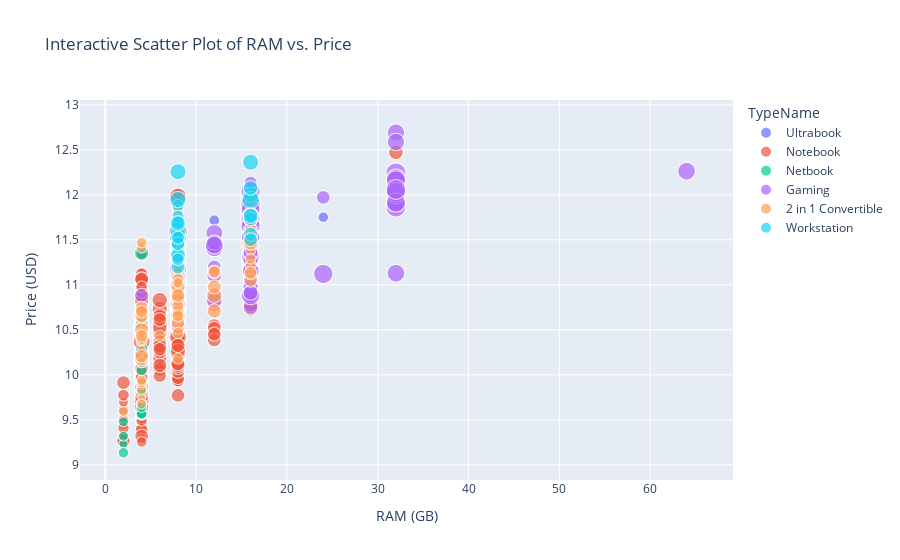

Here is the notebook cell this chart was saved with:
### Code cell
# Interactive scatter plot of RAM vs. Price
fig = px.scatter(df, x='Ram', y='Price', color='TypeName', 
                 size='Weight', hover_data=['Company', 'Cpu_brand'],
                 title='Interactive Scatter Plot of RAM vs. Price')
fig.update_layout(xaxis_title='RAM (GB)', yaxis_title='Price (USD)')
fig.show()

### Figure 1 — Plotly figure (JSON) as saved in the notebook; plotly's stock layout.template omitted (floating-point values rounded to 4 significant figures; data arrays with more than 128 entries replaced by an {"elided": "..."} marker saying what was removed)
{"data": [{"customdata": {"elided": "194x2 str values"}, "hovertemplate": "TypeName=Ultrabook<br>Ram=%{x}<br>Price=%{y}<br>Weight=%{marker.size}<br>Company=%{customdata[0]}<br>Cpu_brand=%{customdata[1]}<extra></extra>", "legendgroup": "Ultrabook", "marker": {"color": "#636efa", "size": {"elided": "194 float values"}, "sizemode": "area", "sizeref": 0.01175, "symbol": "circle"}, "mode": "markers", "name": "Ultrabook", "showlegend": true, "type": "scattergl", "x": {"elided": "194 int values"}, "xaxis": "x", "y": {"elided": "194 float values"}, "yaxis": "y"}, {"customdata": {"elided": "706x2 str values"}, "hovertemplate": "TypeName=Notebook<br>Ram=%{x}<br>Price=%{y}<br>Weight=%{marker.size}<br>Company=%{customdata[0]}<br>Cpu_brand=%{customdata[1]}<extra></extra>", "legendgroup": "Notebook", "marker": {"color": "#EF553B", "size": {"elided": "706 float values"}, "sizemode": "area", "sizeref": 0.01175, "symbol": "circle"}, "mode": "markers", "name": "Notebook", "showlegend": true, "type": "scattergl", "x": {"elided": "706 int values"}, "xaxis": "x", "y": {"elided": "706 float values"}, "yaxis": "y"}, {"customdata": [["Asus", "Other Intel Processor"], ["Lenovo", "Other Intel Processor"], ["Samsung", "Other Intel Processor"], ["Acer", "Other Intel Processor"], ["Asus", "Other Intel Processor"], ["Lenovo", "Other Intel Processor"], ["Asus", "Other Intel Processor"], ["Dell", "Other Intel Processor"], ["Acer", "Other Intel Processor"], ["Lenovo", "Other Intel Processor"], ["Dell", "Other Intel Processor"], ["HP", "Intel Core i5"], ["HP", "Other Intel Processor"], ["Acer", "Other Intel Processor"], ["Acer", "Other Intel Processor"], ["HP", "Intel Core i7"], ["HP", "Intel Core i5"], ["HP", "Other Intel Processor"], ["Asus", "Other Intel Processor"], ["HP", "Intel Core i5"], ["Acer", "Other Intel Processor"], ["Lenovo", "Intel Core i7"], ["HP", "Other Intel Processor"]], "hovertemplate": "TypeName=Netbook<br>Ram=%{x}<br>Price=%{y}<br>Weight=%{marker.size}<br>Company=%{customdata[0]}<br>Cpu_brand=%{customdata[1]}<extra></extra>", "legendgroup": "Netbook", "marker": {"color": "#00cc96", "size": [0.98, 1.59, 1.15, 1.4, 1.2, 1.25, 1.1, 1.26, 1.4, 1.4, 1.63, 1.26, 1.23, 1.35, 1.25, 1.26, 1.26, 0.97, 1.2, 2.4, 1.3, 1.3, 1.17], "sizemode": "area", "sizeref": 0.01175, "symbol": "circle"}, "mode": "markers", "name": "Netbook", "showlegend": true, "type": "scattergl", "x": [2, 4, 4, 4, 4, 4, 2, 4, 4, 4, 4, 8, 4, 4, 4, 8, 8, 8, 4, 4, 2, 16, 2], "xaxis": "x", "y": [9.233, 10.29, 9.57, 10.05, 9.805, 9.555, 9.477, 9.663, 9.57, 10.14, 10.59, 11.21, 9.929, 9.848, 9.669, 11.28, 11.4, 11.53, 9.638, 11.35, 9.135, 11.38, 9.318], "yaxis": "y"}, {"customdata": {"elided": "205x2 str values"}, "hovertemplate": "TypeName=Gaming<br>Ram=%{x}<br>Price=%{y}<br>Weight=%{marker.size}<br>Company=%{customdata[0]}<br>Cpu_brand=%{customdata[1]}<extra></extra>", "legendgroup": "Gaming", "marker": {"color": "#ab63fa", "size": {"elided": "205 float values"}, "sizemode": "area", "sizeref": 0.01175, "symbol": "circle"}, "mode": "markers", "name": "Gaming", "showlegend": true, "type": "scattergl", "x": {"elided": "205 int values"}, "xaxis": "x", "y": {"elided": "205 float values"}, "yaxis": "y"}, {"customdata": {"elided": "116x2 str values"}, "hovertemplate": "TypeName=2 in 1 Convertible<br>Ram=%{x}<br>Price=%{y}<br>Weight=%{marker.size}<br>Company=%{customdata[0]}<br>Cpu_brand=%{customdata[1]}<extra></extra>", "legendgroup": "2 in 1 Convertible", "marker": {"color": "#FFA15A", "size": [1.62, 2.77, 0.69, 1.5, 1.37, 1.26, 1.74, 1.1, 1.56, 1.29, 1.4, 1.42, 1.62, 1.62, 1.74, 1.6, 1.38, 2.08, 1.37, 2, 2.67, 1.1, 1.36, 1.28, 1.1, 1.29, 1.4, 1.5, 2.26, 1.62, 1.42, 1.6, 1.27, 2, 1.16, 1.47, 1.29, 1.4, 1.25, 2.2, 1.39, 1.37, 1.34, 2, 1.25, 1.5, 1.37, 1.3, 1.63, 1.4, 1.19, 1.42, 1.38, 1.2, 1.6, 1.58, 1.71, 1.55, 1.7, 1.3, 1.71, 2.3, 1.37, 2.08, 1.42, 1.38, 1.1, 1.4, 1.28, 1.28, 1.37, 1.28, 2.3, 1.28, 1.42, 1.24, 1.22, 1.37, 1.3, 1.1, 1.2, 1.24, 1.45, 1.25, 1.22, 2.3, 2.19, 1.68, 2.08, 1.8, 2.3, 1.6, 1.62, 0.69, 2.1, 0.69, 1.8, 0.69, 1.8, 2.8, 1.48, 1.48, 1.27, 1.48, 1.36, 2.09, 1.6, 2, 2.191, 1.2, 2.08, 2.77, 1.24, 1.8, 1.8, 1.3], "sizemode": "area", "sizeref": 0.01175, "symbol": "circle"}, "mode": "markers", "name": "2 in 1 Convertible", "showlegend": true, "type": "scattergl", "x": [8, 12, 4, 8, 8, 8, 4, 8, 8, 8, 16, 16, 8, 16, 8, 8, 8, 8, 8, 8, 8, 8, 16, 16, 2, 16, 16, 4, 12, 8, 16, 8, 8, 16, 4, 4, 8, 8, 4, 8, 4, 8, 8, 8, 4, 6, 8, 8, 4, 8, 8, 8, 16, 4, 8, 8, 4, 8, 8, 8, 16, 12, 8, 8, 8, 8, 8, 4, 8, 8, 8, 4, 4, 4, 16, 8, 16, 8, 16, 8, 8, 8, 4, 4, 16, 16, 12, 8, 4, 4, 8, 12, 8, 4, 4, 4, 8, 4, 8, 16, 8, 8, 8, 8, 8, 16, 8, 16, 8, 8, 4, 16, 8, 4, 4, 16], "xaxis": "x", "y": [10.68, 10.88, 9.741, 10.72, 11.22, 11.22, 10.42, 11.16, 10.93, 11.29, 11.5, 11.92, 10.71, 11.13, 10.78, 10.51, 10.96, 10.68, 11.5, 11.41, 10.66, 11.29, 11.8, 11.56, 9.592, 11.78, 11.62, 9.902, 10.98, 10.74, 11.8, 10.65, 10.81, 11.52, 9.676, 10.15, 11.58, 11.35, 9.831, 10.58, 10.38, 11.59, 11.4, 11.14, 9.913, 10.44, 11.45, 10.92, 10.53, 10.18, 11.29, 11.83, 11.44, 10.48, 10.88, 10.7, 10.45, 10.47, 10.88, 11.06, 11.47, 10.71, 11.56, 10.84, 11.73, 11.18, 11.19, 10.4, 11.71, 11.82, 11.55, 11.41, 10.5, 11.47, 11.22, 11.58, 11.38, 11.48, 11.47, 11.14, 11.03, 11.52, 10.63, 9.939, 11.52, 11.47, 11.14, 10.77, 10.66, 10.72, 10.97, 11.14, 10.66, 10.45, 10.74, 10.28, 11.4, 10.15, 11.6, 11.78, 11.37, 11.47, 11.73, 11.6, 11.38, 11.05, 11.06, 11.13, 10.88, 11.02, 10.21, 11.47, 11.48, 10.7, 10.43, 11.29], "yaxis": "y"}, {"customdata": [["Dell", "Other Intel Processor"], ["Dell", "Intel Core i7"], ["HP", "Intel Core i7"], ["Dell", "Intel Core i5"], ["Dell", "Intel Core i7"], ["Dell", "Intel Core i7"], ["Lenovo", "Intel Core i7"], ["Lenovo", "Intel Core i7"], ["Dell", "Other Intel Processor"], ["Dell", "Intel Core i7"], ["HP", "Intel Core i7"], ["Dell", "Intel Core i7"], ["Dell", "Intel Core i7"], ["HP", "Intel Core i5"], ["Dell", "Intel Core i7"], ["HP", "Intel Core i7"], ["Lenovo", "Intel Core i7"], ["HP", "Intel Core i7"], ["Lenovo", "Intel Core i7"], ["HP", "Other Intel Processor"], ["HP", "Intel Core i7"], ["HP", "Intel Core i7"], ["Dell", "Intel Core i7"], ["HP", "Intel Core i7"], ["HP", "Intel Core i7"], ["HP", "Intel Core i7"], ["HP", "Intel Core i7"], ["HP", "Intel Core i7"], ["HP", "Intel Core i7"]], "hovertemplate": "TypeName=Workstation<br>Ram=%{x}<br>Price=%{y}<br>Weight=%{marker.size}<br>Company=%{customdata[0]}<br>Cpu_brand=%{customdata[1]}<extra></extra>", "legendgroup": "Workstation", "marker": {"color": "#19d3f3", "size": [2.8, 3.42, 2.6, 2.23, 2, 1.78, 2.67, 2.3, 2.23, 2.17, 2.31, 1.78, 2.17, 3.14, 2.06, 3.14, 2.18, 2.6, 2.5, 3, 2.59, 3.14, 2.23, 2, 1.9, 3, 3, 2.59, 2], "sizemode": "area", "sizeref": 0.01175, "symbol": "circle"}, "mode": "markers", "name": "Workstation", "showlegend": true, "type": "scattergl", "x": [16, 16, 8, 8, 8, 8, 8, 16, 8, 16, 8, 8, 16, 8, 8, 8, 16, 16, 16, 16, 8, 8, 8, 8, 8, 8, 8, 8, 8], "xaxis": "x", "y": [12.0, 11.94, 11.44, 11.2, 11.64, 11.88, 11.54, 11.78, 11.57, 11.56, 11.31, 11.76, 11.73, 11.5, 11.45, 11.53, 11.5, 11.77, 12.08, 12.36, 11.33, 11.61, 11.46, 11.69, 11.29, 11.95, 12.26, 11.68, 11.52], "yaxis": "y"}], "layout": {"legend": {"itemsizing": "constant", "title": {"text": "TypeName"}, "tracegroupgap": 0}, "title": {"text": "Interactive Scatter Plot of RAM vs. Price"}, "xaxis": {"anchor": "y", "domain": [0, 1], "title": {"text": "RAM (GB)"}}, "yaxis": {"anchor": "x", "domain": [0, 1], "title": {"text": "Price (USD)"}}}}
